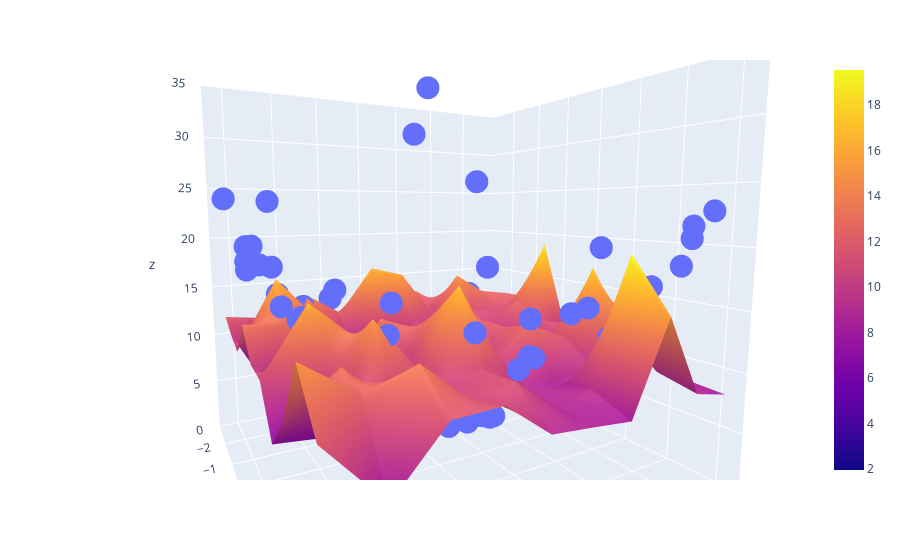

Source (notebook cell):
### Code cell
fig=px.scatter_3d(x=x.ravel(),y=y.ravel(),z=z.ravel())
fig.add_trace(go.Surface(x=x_input,y=y_input,z=z_final))
fig.update_layout(scene=dict(zaxis=dict(range=[0,35])))
fig.show()
